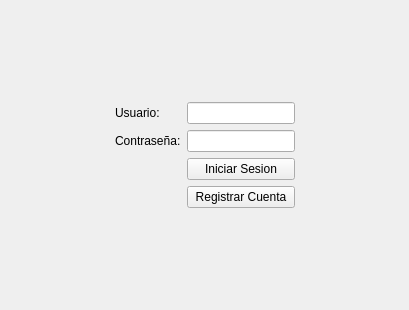
<?xml version="1.0" encoding="UTF-8"?>
<ui version="4.0">
 <class>Form</class>
 <widget class="QWidget" name="Form">
  <property name="geometry">
   <rect>
    <x>0</x>
    <y>0</y>
    <width>409</width>
    <height>310</height>
   </rect>
  </property>
  <property name="windowTitle">
   <string>Form</string>
  </property>
  <layout class="QGridLayout" name="gridLayout">
   <item row="1" column="1">
    <widget class="QLabel" name="labelUsuario">
     <property name="text">
      <string>Usuario:</string>
     </property>
    </widget>
   </item>
   <item row="2" column="1">
    <widget class="QLabel" name="labelClave">
     <property name="text">
      <string>Contraseña:</string>
     </property>
    </widget>
   </item>
   <item row="2" column="2">
    <widget class="QLineEdit" name="entradaClave"/>
   </item>
   <item row="2" column="0">
    <spacer name="horizontalSpacer">
     <property name="orientation">
      <enum>Qt::Orientation::Horizontal</enum>
     </property>
     <property name="sizeHint" stdset="0">
      <size>
       <width>40</width>
       <height>20</height>
      </size>
     </property>
    </spacer>
   </item>
   <item row="2" column="3">
    <spacer name="horizontalSpacer_2">
     <property name="orientation">
      <enum>Qt::Orientation::Horizontal</enum>
     </property>
     <property name="sizeHint" stdset="0">
      <size>
       <width>40</width>
       <height>20</height>
      </size>
     </property>
    </spacer>
   </item>
   <item row="4" column="2">
    <widget class="QPushButton" name="botonRegistrarse">
     <property name="text">
      <string>Registrar Cuenta</string>
     </property>
    </widget>
   </item>
   <item row="5" column="2">
    <spacer name="verticalSpacer">
     <property name="orientation">
      <enum>Qt::Orientation::Vertical</enum>
     </property>
     <property name="sizeHint" stdset="0">
      <size>
       <width>20</width>
       <height>40</height>
      </size>
     </property>
    </spacer>
   </item>
   <item row="1" column="2">
    <widget class="QLineEdit" name="entradaUsuario"/>
   </item>
   <item row="3" column="2">
    <widget class="QPushButton" name="BotonInicioSesion">
     <property name="text">
      <string>Iniciar Sesion</string>
     </property>
    </widget>
   </item>
   <item row="0" column="2">
    <spacer name="verticalSpacer_2">
     <property name="orientation">
      <enum>Qt::Orientation::Vertical</enum>
     </property>
     <property name="sizeHint" stdset="0">
      <size>
       <width>20</width>
       <height>40</height>
      </size>
     </property>
    </spacer>
   </item>
  </layout>
 </widget>
 <resources/>
 <connections/>
</ui>
